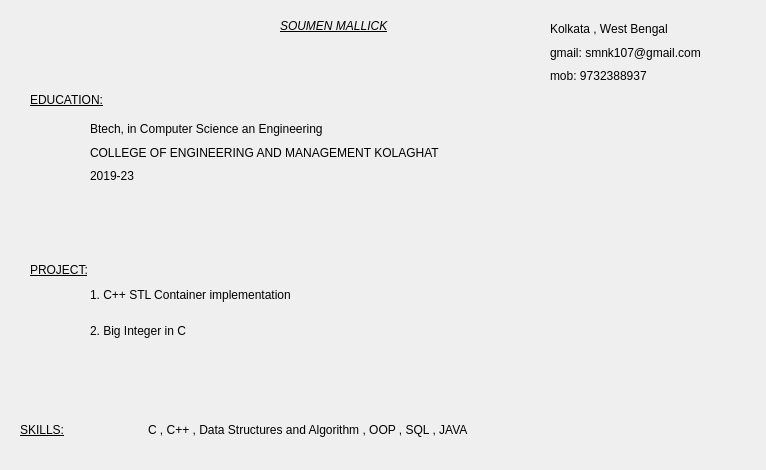
<?xml version="1.0" encoding="UTF-8"?>
<ui version="4.0">
 <class>Resume</class>
 <widget class="QDialog" name="Resume">
  <property name="geometry">
   <rect>
    <x>0</x>
    <y>0</y>
    <width>766</width>
    <height>470</height>
   </rect>
  </property>
  <property name="font">
   <font>
    <strikeout>false</strikeout>
    <stylestrategy>PreferAntialias</stylestrategy>
   </font>
  </property>
  <property name="mouseTracking">
   <bool>true</bool>
  </property>
  <property name="windowTitle">
   <string>Dialog</string>
  </property>
  <property name="autoFillBackground">
   <bool>true</bool>
  </property>
  <property name="modal">
   <bool>true</bool>
  </property>
  <widget class="QLabel" name="label">
   <property name="geometry">
    <rect>
     <x>280</x>
     <y>10</y>
     <width>131</width>
     <height>31</height>
    </rect>
   </property>
   <property name="font">
    <font>
     <italic>true</italic>
     <underline>true</underline>
     <strikeout>false</strikeout>
     <stylestrategy>PreferAntialias</stylestrategy>
     <kerning>true</kerning>
    </font>
   </property>
   <property name="frameShadow">
    <enum>QFrame::Sunken</enum>
   </property>
   <property name="text">
    <string>SOUMEN MALLICK</string>
   </property>
  </widget>
  <widget class="QLabel" name="label_2">
   <property name="geometry">
    <rect>
     <x>30</x>
     <y>260</y>
     <width>331</width>
     <height>20</height>
    </rect>
   </property>
   <property name="font">
    <font>
     <underline>true</underline>
     <strikeout>false</strikeout>
     <stylestrategy>PreferAntialias</stylestrategy>
    </font>
   </property>
   <property name="text">
    <string>PROJECT:</string>
   </property>
  </widget>
  <widget class="QWidget" name="">
   <property name="geometry">
    <rect>
     <x>30</x>
     <y>90</y>
     <width>484</width>
     <height>19</height>
    </rect>
   </property>
   <layout class="QHBoxLayout" name="horizontalLayout">
    <item>
     <widget class="QLabel" name="label_4">
      <property name="font">
       <font>
        <underline>true</underline>
        <strikeout>false</strikeout>
        <stylestrategy>PreferAntialias</stylestrategy>
       </font>
      </property>
      <property name="text">
       <string>EDUCATION:</string>
      </property>
     </widget>
    </item>
   </layout>
  </widget>
  <widget class="QWidget" name="">
   <property name="geometry">
    <rect>
     <x>20</x>
     <y>420</y>
     <width>448</width>
     <height>19</height>
    </rect>
   </property>
   <layout class="QHBoxLayout" name="horizontalLayout_2">
    <item>
     <widget class="QLabel" name="label_5">
      <property name="font">
       <font>
        <underline>true</underline>
        <strikeout>false</strikeout>
        <stylestrategy>PreferAntialias</stylestrategy>
       </font>
      </property>
      <property name="text">
       <string>SKILLS:</string>
      </property>
     </widget>
    </item>
    <item>
     <widget class="QLabel" name="label_7">
      <property name="text">
       <string>C , C++ , Data Structures and Algorithm , OOP , SQL , JAVA</string>
      </property>
     </widget>
    </item>
   </layout>
  </widget>
  <widget class="QWidget" name="">
   <property name="geometry">
    <rect>
     <x>550</x>
     <y>20</y>
     <width>192</width>
     <height>65</height>
    </rect>
   </property>
   <layout class="QVBoxLayout" name="verticalLayout">
    <item>
     <widget class="QLabel" name="label_8">
      <property name="text">
       <string>Kolkata , West Bengal</string>
      </property>
     </widget>
    </item>
    <item>
     <widget class="QLabel" name="label_9">
      <property name="text">
       <string>gmail: smnk107@gmail.com</string>
      </property>
     </widget>
    </item>
    <item>
     <widget class="QLabel" name="label_10">
      <property name="text">
       <string>mob: 9732388937</string>
      </property>
     </widget>
    </item>
   </layout>
  </widget>
  <widget class="QWidget" name="">
   <property name="geometry">
    <rect>
     <x>90</x>
     <y>120</y>
     <width>411</width>
     <height>65</height>
    </rect>
   </property>
   <layout class="QVBoxLayout" name="verticalLayout_2">
    <item>
     <widget class="QLabel" name="label_6">
      <property name="text">
       <string>Btech, in Computer Science an Engineering</string>
      </property>
     </widget>
    </item>
    <item>
     <widget class="QLabel" name="label_11">
      <property name="text">
       <string>COLLEGE OF ENGINEERING AND MANAGEMENT KOLAGHAT</string>
      </property>
     </widget>
    </item>
    <item>
     <widget class="QLabel" name="label_12">
      <property name="text">
       <string>2019-23</string>
      </property>
     </widget>
    </item>
   </layout>
  </widget>
  <widget class="QWidget" name="">
   <property name="geometry">
    <rect>
     <x>90</x>
     <y>280</y>
     <width>255</width>
     <height>65</height>
    </rect>
   </property>
   <layout class="QVBoxLayout" name="verticalLayout_3">
    <item>
     <widget class="QLabel" name="label_13">
      <property name="text">
       <string>1. C++ STL Container implementation</string>
      </property>
     </widget>
    </item>
    <item>
     <widget class="QLabel" name="label_3">
      <property name="text">
       <string>2. Big Integer in C</string>
      </property>
     </widget>
    </item>
   </layout>
  </widget>
 </widget>
 <resources/>
 <connections/>
</ui>
